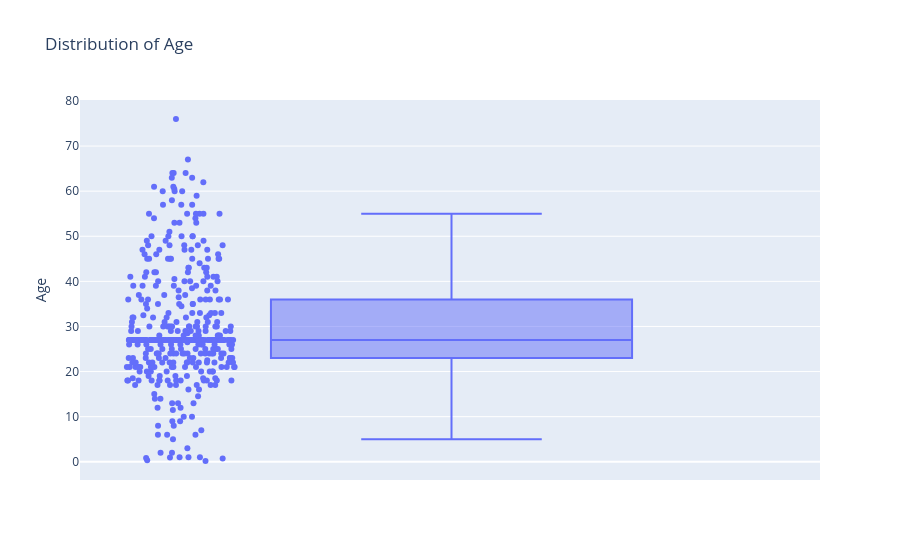

Notebook source saved alongside this figure:
### Code cell
#using plotly to visualize the distribution of Age and Fare
#import plotly.express as px
px.box(df, y="Age", points="all", title="Distribution of Age")

### Figure 1 — Plotly figure (JSON) as saved in the notebook; plotly's stock layout.template omitted (floating-point values rounded to 4 significant figures; data arrays with more than 128 entries replaced by an {"elided": "..."} marker saying what was removed)
{"data": [{"alignmentgroup": "True", "boxpoints": "all", "hovertemplate": "Age=%{y}<extra></extra>", "legendgroup": "", "marker": {"color": "#636efa"}, "name": "", "notched": false, "offsetgroup": "", "orientation": "v", "showlegend": false, "type": "box", "x0": " ", "xaxis": "x", "y": {"elided": "418 float values"}, "y0": " ", "yaxis": "y"}], "layout": {"boxmode": "group", "legend": {"tracegroupgap": 0}, "title": {"text": "Distribution of Age"}, "xaxis": {"anchor": "y", "domain": [0, 1]}, "yaxis": {"anchor": "x", "domain": [0, 1], "title": {"text": "Age"}}}}
